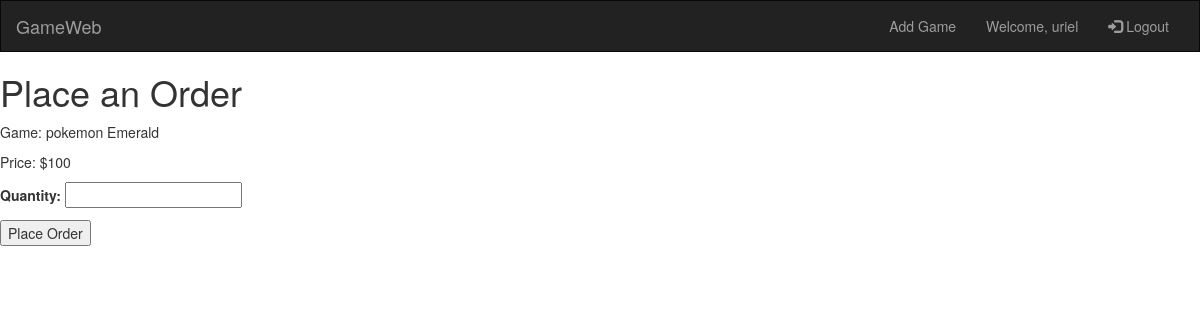
The app's page /GameWeb/place_order/4/ (signed in), older data.
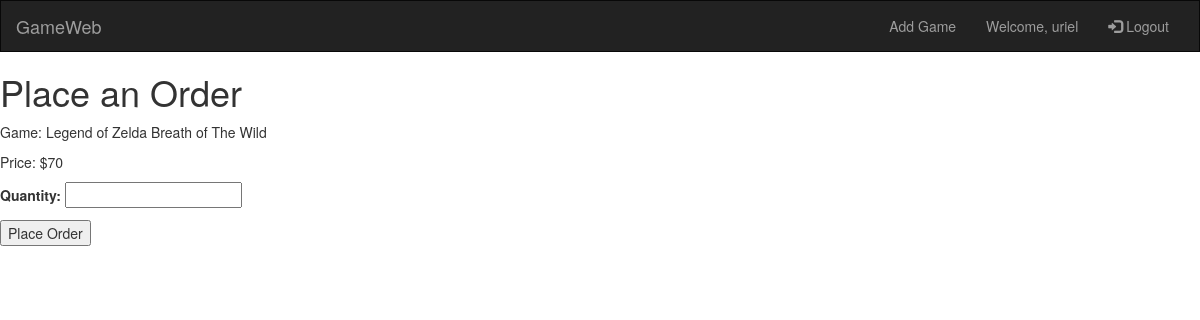
The same page, newer data.
### GameWeb/models.py (models this page shows, shortened)
class Customer(AbstractUser):
    age = models.IntegerField(null=True)
    address = models.CharField(max_length=100, null=True)
    phone_number = models.IntegerField(default=0)

class Game(models.Model):
    name = models.CharField(max_length=100, null=False)
    genre = models.CharField(max_length=20, null=False)
    price = models.IntegerField(null=False)
    online_image_url = models.URLField(blank=True)  # Add this field for online image URL
    order = models.ForeignKey(Order, on_delete=models.CASCADE, null=True, blank=True)
    quantity = models.IntegerField(default=0)

### GameWeb/views.py (the view)
# urls.py: path('place_order/<int:game_id>/', views.place_order, name='place-order'),
@login_required
def place_order(request, game_id):
    game = Game.objects.get(pk=game_id)
    if request.method == 'POST':
        form = OrderForm(request.POST)
        if form.is_valid():
            quantity = form.cleaned_data['quantity']
            if quantity <= 0:
                return render(request, 'place_order.html', {'game': game, 'form': form, 'error_message': 'Invalid quantity.'})
            if game.quantity >= quantity:
                with transaction.atomic():
                    order = Order.objects.create(
                        customer=request.user,  # Use request.user directly
                        game_details=game.name,
                    )
                    game.quantity -= quantity
                    game.save()
                    return render(request, 'order_success.html')  # Assuming you have an 'order_success.html' template
            else:
                return render(request, 'place_order.html', {'game': game, 'form': form, 'error_message': 'Insufficient stock.'})
    else:
        form = OrderForm(initial={'game_id': game_id})
    context = {'game': game, 'form': form}
    return render(request, 'place_order.html', context)

### GameWeb/forms.py
class OrderForm(forms.Form):
    game_id = forms.IntegerField(widget=forms.HiddenInput())
    quantity = forms.IntegerField(min_value=1)

### GameWeb/templates/place_order.html (shortened to what this page needs)
<!DOCTYPE html>
<html lang="en">
<head>
</head>
<body>
    {% include 'nav.html' %}
    <h1>Place an Order</h1>
    <p>Game: {{ game.name }}</p>
    <p>Price: ${{ game.price }}</p>
    <form method="post">
        {{ form.as_p }}
        <button type="submit">Place Order</button>
    </form>
</body>
</html>

### GameWeb/templates/nav.html (shortened to what this page needs)
<!DOCTYPE html>
<html lang="en">
<head>
    <link rel="stylesheet" href="https://maxcdn.bootstrapcdn.com/bootstrap/3.4.1/css/bootstrap.min.css">
</head>
<body>
    <nav class="navbar navbar-inverse">
        <div class="container-fluid">
            <div class="navbar-header">
                <a class="navbar-brand" href="{% if request.user.is_authenticated %}{% url 'game-view' %}{% else %}{% url 'home' %}{% endif %}">GameWeb</a>
            </div>
            <div class="collapse navbar-collapse" id="myNavbar">
                <ul class="nav navbar-nav navbar-right">
                    {% if request.user.is_authenticated %}
                      {% if request.user.is_superuser %}
                         <li><a href="{% url 'add-game' %}">Add Game</a></li>
                      {% endif %}
                    <li><p class="navbar-text">Welcome, {{ request.user.username }}</p></li>
                    <li><a href="{% url 'logout' %}"><span class="glyphicon glyphicon-log-in"></span> Logout</a></li>
                    {% else %}
                    <li><a href="{% url 'register' %}" style="cursor: pointer;"><span class="glyphicon glyphicon-user"></span> Register</a></li>
                    <li><a href="{% url 'login' %}"><span class="glyphicon glyphicon-log-in"></span> Login</a></li>
                    {% endif %}
                </ul>
            </div>
        </div>
    </nav>
</body>
</html>

### GameWeb/templates/nav.html (style rules this page uses)
.navbar { margin-bottom: 0; border-radius: 0; }

Row changes from the older to the newer data that the page shows:
changed Game: name "pokemon Emerald" → "Legend of Zelda Breath of The Wild"; price "100" → "70"
